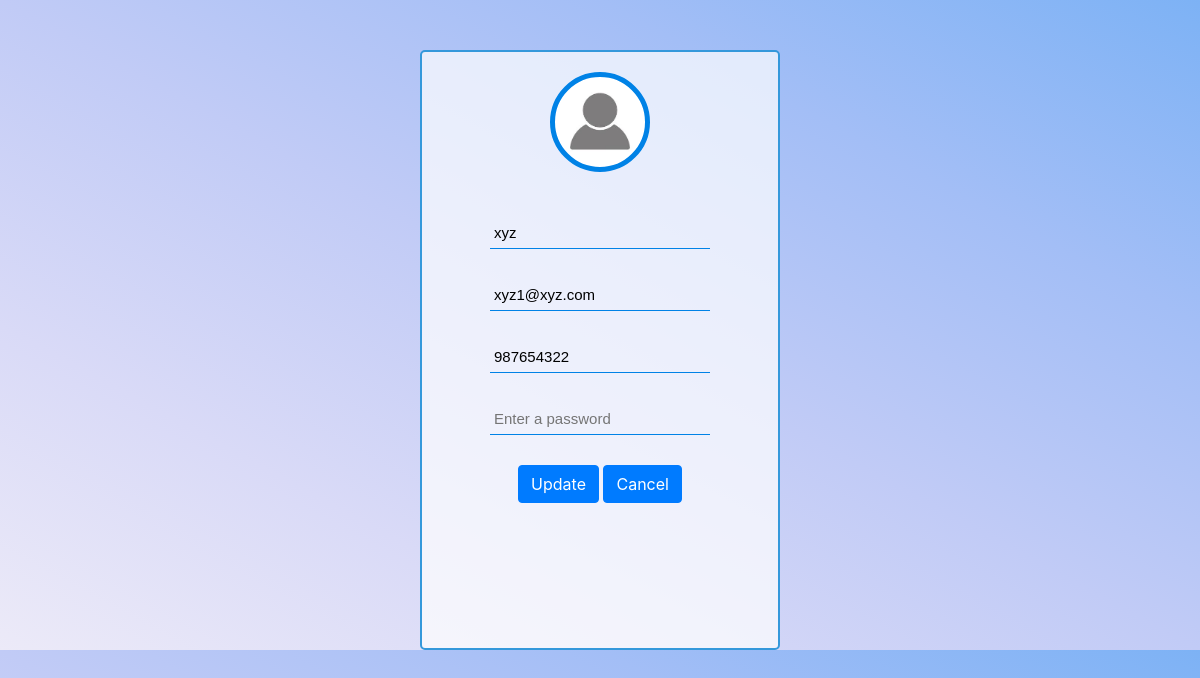
The app's page /users/editprofile.php (signed in) with its own data.
### tables this page shows
CREATE TABLE `user` (
  `id` int(1) NOT NULL,
  `name` text NOT NULL,
  `usn` varchar(20) NOT NULL,
  `phone_number` int(10) NOT NULL,
  `password` varchar(30) NOT NULL,
  `usertype` varchar(10) NOT NULL,
  `dt` date NOT NULL
);

### users/editprofile.php (the view, shortened to what this page needs)
<!DOCTYPE html>
<?php
 include('../connection.php');
 $id = $_SESSION['id'];
 $name ="";
 $usn ="";
 $phone ="";
 $sql_sel = "SELECT * FROM `user` where id= $id";
 $res = mysqli_query($data, $sql_sel);
 while($row = mysqli_fetch_array($res)){
     $name = $row["name"];
     $usn = $row["usn"];
     $phone = $row["phone_number"];
 }
?>
<html>
<head>
<link rel="stylesheet" href="https://maxcdn.bootstrapcdn.com/bootstrap/4.0.0/css/bootstrap.min.css">
</head>
<body>
<center>
<div class="box">
<img src="images/avtar.jpg" width="100%" height="100%">
<form action="" method = "post">
<input type="text" placeholder="User Name" name="name" value="<?php echo $name; ?>" required>
<div <?php if (isset($usn_error)): ?> class="form_error" <?php endif ?> >
<input type="usn" placeholder="usn ID" name="usn" value="<?php echo $usn; ?>" required >
</div>
<div <?php if (isset($phone_error)): ?> class="form_error" <?php endif ?> >
<input type="text" name="phone_number" placeholder="Phone Number"  value="<?php echo $phone; ?>" required>
</div>
<div class="pass">
          <input type="password" name="password" id="password" placeholder="Enter a password" required>
<button class = "btn btn-primary" name="update">Update</button>
<a href="profile.php"class = "btn btn-primary" >Cancel</a>
</form>
</div>
</center>
</body>
</html>

### users/editprofile.php (style rules this page uses)
body { background-image: linear-gradient(to right top, #eceaf8, #d9daf7, #c1cbf6, #a3bef6, #7db2f5); }
.box { box-sizing: border-box; width: 360px; height: 600px; border-radius: 5px; border:2px solid #3498db; background-color: rgba(255,255,255,0.7); margin-top: 50px; overflow: hidden; }
img { box-sizing: border-box; width: 100px; height: 100px; margin:20px 35% ; border-radius:50%; border:5px solid #0082e6; padding: 3px; background-color: white; overflow: hidden; }
input[type="text"], input[type="usn"], input[type="password"] { display: block; box-sizing: border-box; color: black; margin-bottom: 30px; padding: 4px; width: 220px; height: 32px; border: none; border-bottom: 1px solid #0082e6; font-family: 'Arial', sans-serif; font-weight: 400; font-size: 15px; background: none; }
input[type="text"] { margin-top: 25px; }

### records on screen
user: name "xyz", usn "xyz1@xyz.com", phone_number "987654322"
